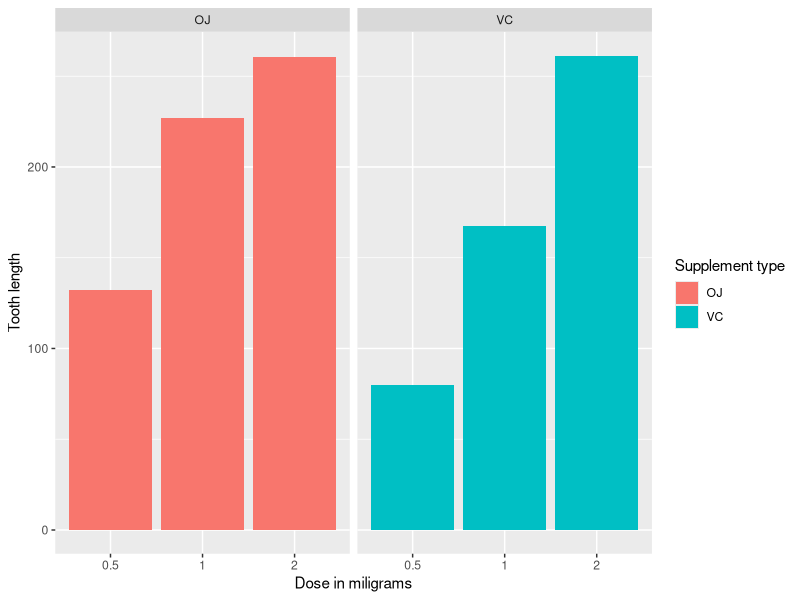
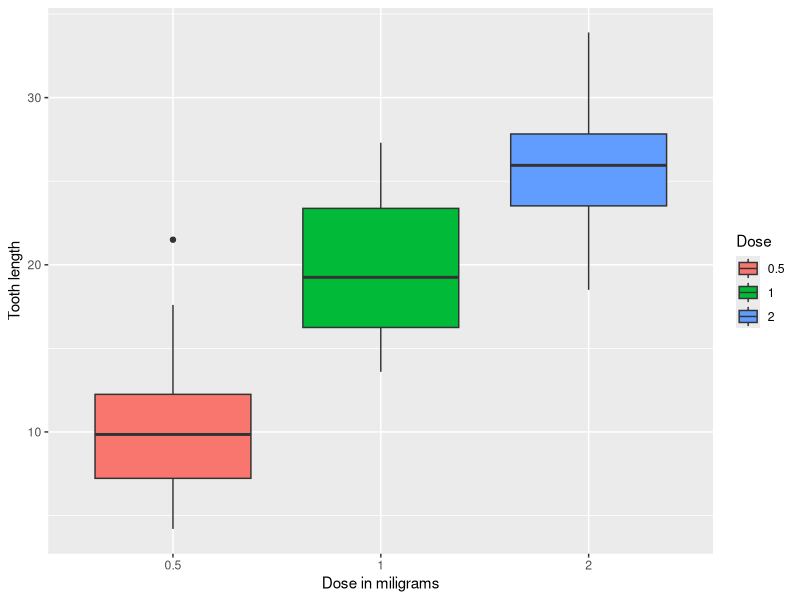
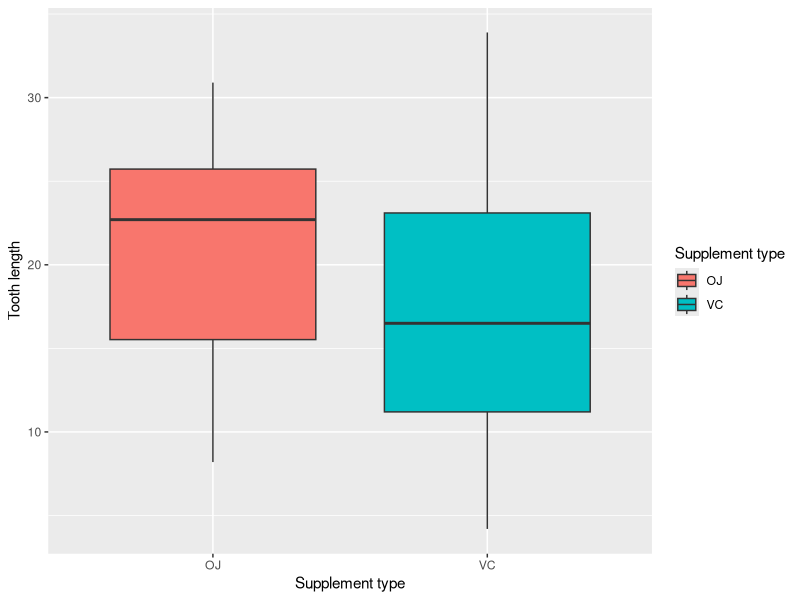

Write the R code that produced these figures, in order.
## ---- chunk 1
library(ggplot2)
library(datasets)

x <- ToothGrowth
## ---- chunk 2
x$dose <- as.factor(x$dose)
## ---- chunk 3
str(x)
## ---- chunk 4
table(x$dose, x$supp)
## ---- chunk 5
ggplot(data=x, aes(x=dose, y=len, fill=supp)) + geom_bar(stat="identity",) + facet_grid(. ~ supp) + xlab("Dose in miligrams") + ylab("Tooth length") + guides(fill=guide_legend(title="Supplement type"))
## ---- chunk 6
ggplot(aes(x=dose, y=len), data=x) + geom_boxplot(aes(fill=dose)) + xlab("Dose in miligrams") + ylab("Tooth length") + guides(fill=guide_legend(title="Dose"))
## ---- chunk 7
ggplot(aes(x=supp, y=len), data=x) + geom_boxplot(aes(fill=supp)) + xlab("Supplement type") + ylab("Tooth length") + guides(fill=guide_legend(title="Supplement type"))
## ---- chunk 8
summary(x)
## ---- chunk 9
t.test(len ~ supp, data = x)
## ---- chunk 10
x.doses_0.5_1.0 <- subset (x, dose %in% c(0.5, 1.0)) 
x.doses_0.5_2.0 <- subset (x, dose %in% c(0.5, 2.0)) 
x.doses_1.0_2.0 <- subset (x, dose %in% c(1.0, 2.0)) 
## ---- chunk 11
t.test(len ~ dose, data = x.doses_0.5_1.0)
## ---- chunk 12
t.test(len ~ dose, data = x.doses_0.5_2.0)
## ---- chunk 13
t.test(len ~ dose, data = x.doses_1.0_2.0)
